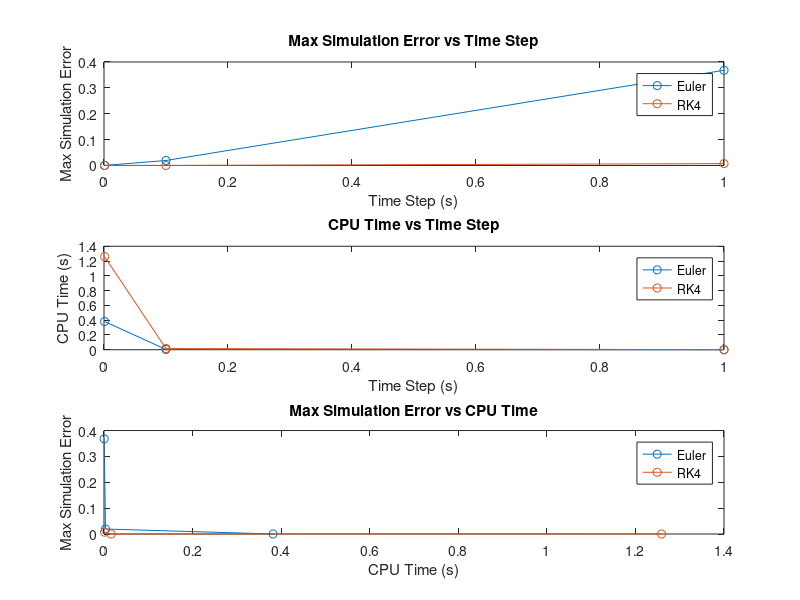

The MATLAB script that drew this image:
% Initialization
const_torque = 1; % Torque input in Nm
J = 1;  % Inertia in kg m^2
b = 1; % damping coefficient Nm/(rad/s)

% Initial conditions
omega0 = 0;  % rad/s
theta0 = 0;  % rad

tout = 25;
dt = [1 0.1 0.001];

% Define the function f
f = @(t, y) (const_torque - b*y)/J;

% Euler method
cpu_time1 = [];
max_error1 = [];
h = 1;
t = 0:h:tout;
y = zeros(size(t));
y(1) = omega0;

tic;
for k = 1:length(t)-1
    y(k+1) = y(k) + h * f(t(k), y(k));
end
cpu_time = toc;

% Calculate theoretical solution for comparison (for step input)
w_theoretical = omega0 * exp(-b*t/J) + (const_torque/b) * (1 - exp(-b*t/J));

% Calculate maximum error
max_error = max(abs(y - w_theoretical));

cpu_time1(end+1) = cpu_time;
max_error1(end+1) = max_error;
% Damping Force
F_b = b*y;

h = 0.1;
t = 0:h:tout;
y = zeros(size(t));
y(1) = omega0;

tic;
for k = 1:length(t)-1
    y(k+1) = y(k) + h * f(t(k), y(k));
end
cpu_time = toc;

% Calculate theoretical solution for comparison (for step input)
w_theoretical = omega0 * exp(-b*t/J) + (const_torque/b) * (1 - exp(-b*t/J));

% Calculate maximum error
max_error = max(abs(y - w_theoretical));

cpu_time1(end+1) = cpu_time;
max_error1(end+1) = max_error;

h = 0.001;
t = 0:h:tout;
y = zeros(size(t));
y(1) = omega0;

tic;
for k = 1:length(t)-1
    y(k+1) = y(k) + h * f(t(k), y(k));
end
cpu_time = toc;

% Calculate theoretical solution for comparison (for step input)
w_theoretical = omega0 * exp(-b*t/J) + (const_torque/b) * (1 - exp(-b*t/J));

% Calculate maximum error
max_error = max(abs(y - w_theoretical));

cpu_time1(end+1) = cpu_time;
max_error1(end+1) = max_error;
F_b = b*y;

% Runge-Kutta method
cpu_time2 = [];
max_error2 = [];
h = 1;
t = 0:h:tout;
y = zeros(size(t));
y(1) = omega0;

tic;
for k = 1:length(t)-1
    k1 = f(t(k), y(k));
    k2 = f(t(k) + 0.5*h, y(k) + 0.5*h*k1);
    k3 = f(t(k) + 0.5*h, y(k) + 0.5*h*k2);
    k4 = f(t(k) + h, y(k) + h*k3);

    y(k+1) = y(k) + (1/6) * (k1 + 2*k2 + 2*k3 + k4) * h;
end
cpu_time = toc;

% Calculate theoretical solution for comparison (for step input)
w_theoretical = omega0 * exp(-b*t/J) + (const_torque/b) * (1 - exp(-b*t/J));

% Calculate maximum error
max_error = max(abs(y - w_theoretical));

cpu_time2(end+1) = cpu_time;
max_error2(end+1) = max_error;
F_b = b*y;

h = 0.1;
t = 0:h:tout;
y = zeros(size(t));
y(1) = omega0;

tic;
for k = 1:length(t)-1
    k1 = f(t(k), y(k));
    k2 = f(t(k) + 0.5*h, y(k) + 0.5*h*k1);
    k3 = f(t(k) + 0.5*h, y(k) + 0.5*h*k2);
    k4 = f(t(k) + h, y(k) + h*k3);

    y(k+1) = y(k) + (1/6) * (k1 + 2*k2 + 2*k3 + k4) * h;
end
cpu_time = toc;

% Calculate theoretical solution for comparison (for step input)
w_theoretical = omega0 * exp(-b*t/J) + (const_torque/b) * (1 - exp(-b*t/J));

% Calculate maximum error
max_error = max(abs(y - w_theoretical));

cpu_time2(end+1) = cpu_time;
max_error2(end+1) = max_error;
F_b = b*y;

h = 0.001;
t = 0:h:tout;
y = zeros(size(t));
y(1) = omega0;

tic;
for k = 1:length(t)-1
    k1 = f(t(k), y(k));
    k2 = f(t(k) + 0.5*h, y(k) + 0.5*h*k1);
    k3 = f(t(k) + 0.5*h, y(k) + 0.5*h*k2);
    k4 = f(t(k) + h, y(k) + h*k3);

    y(k+1) = y(k) + (1/6) * (k1 + 2*k2 + 2*k3 + k4) * h;
end
cpu_time = toc;

% Calculate theoretical solution for comparison (for step input)
w_theoretical = omega0 * exp(-b*t/J) + (const_torque/b) * (1 - exp(-b*t/J));

% Calculate maximum error
max_error = max(abs(y - w_theoretical));

cpu_time2(end+1) = cpu_time;
max_error2(end+1) = max_error;
F_b = b*y;

figure;
subplot(3,1,1);
plot(dt, max_error1, '-o');
xlabel('Time Step (s)');
ylabel('Max Simulation Error');
title('Max Simulation Error vs Time Step');
hold on
plot(dt, max_error2, '-o');
legend('Euler', 'RK4');
hold off

subplot(3,1,2);
plot(dt, cpu_time1, '-o');
xlabel('Time Step (s)');
ylabel('CPU Time (s)');
title('CPU Time vs Time Step');
hold on
plot(dt, cpu_time2, '-o');
legend('Euler', 'RK4');

subplot(3,1,3);
plot(cpu_time1, max_error1, '-o');
xlabel('CPU Time (s)');
ylabel('Max Simulation Error');
title('Max Simulation Error vs CPU Time');
hold on
plot(cpu_time2, max_error2, '-o');
legend('Euler', 'RK4');
hold off

%Contour Plots (Don't work right now because of the singular inputs)
% figure;
% [X, Y] = meshgrid(cpu_time1, max_error1);
% [C, h] = contour(X, Y, -b_values./J_values);
% clabel(C, h);
% xlabel('CPU Time (s)');
% ylabel('Max Simulation Error');
% title('Contour Plot of System Eigenvalues for Euler Method');
% colorbar;
% clim([min(-b_values./J_values, [], 'all') max(-b_values./J_values, [], 'all')]);
% colormap('jet');
% 
% figure;
% [X, Y] = meshgrid(cpu_time1, max_error1);
% [C, h] = contour(X, Y, omega0);
% clabel(C, h);
% xlabel('CPU Time (s)');
% ylabel('Max Simulation Error');
% title('Contour Plot of Input Frequencies for Euler Method');
% colorbar;
% clim([min(omega0, [], 'all') max(omega0, [], 'all')]);
% colormap('jet');
% 
% figure;
% [X, Y] = meshgrid(cpu_time2, max_error2);
% [C, h] = contour(X, Y, -b_values./J_values);
% clabel(C, h);
% xlabel('CPU Time (s)');
% ylabel('Max Simulation Error');
% title('Contour Plot of System Eigenvalues for RK4 Method');
% colorbar;
% clim([min(-b./J, [], 'all') max(-b./J, [], 'all')]);
% colormap('jet');
% 
% figure;
% [X, Y] = meshgrid(cpu_time2, max_error2);
% [C, h] = contour(X, Y, omega0);
% clabel(C, h);
% xlabel('CPU Time (s)');
% ylabel('Max Simulation Error');
% title('Contour Plot of Input Frequencies for RK4 Method');
% colorbar;
% clim([min(omega0, [], 'all') max(omega0, [], 'all')]);
% colormap('jet');